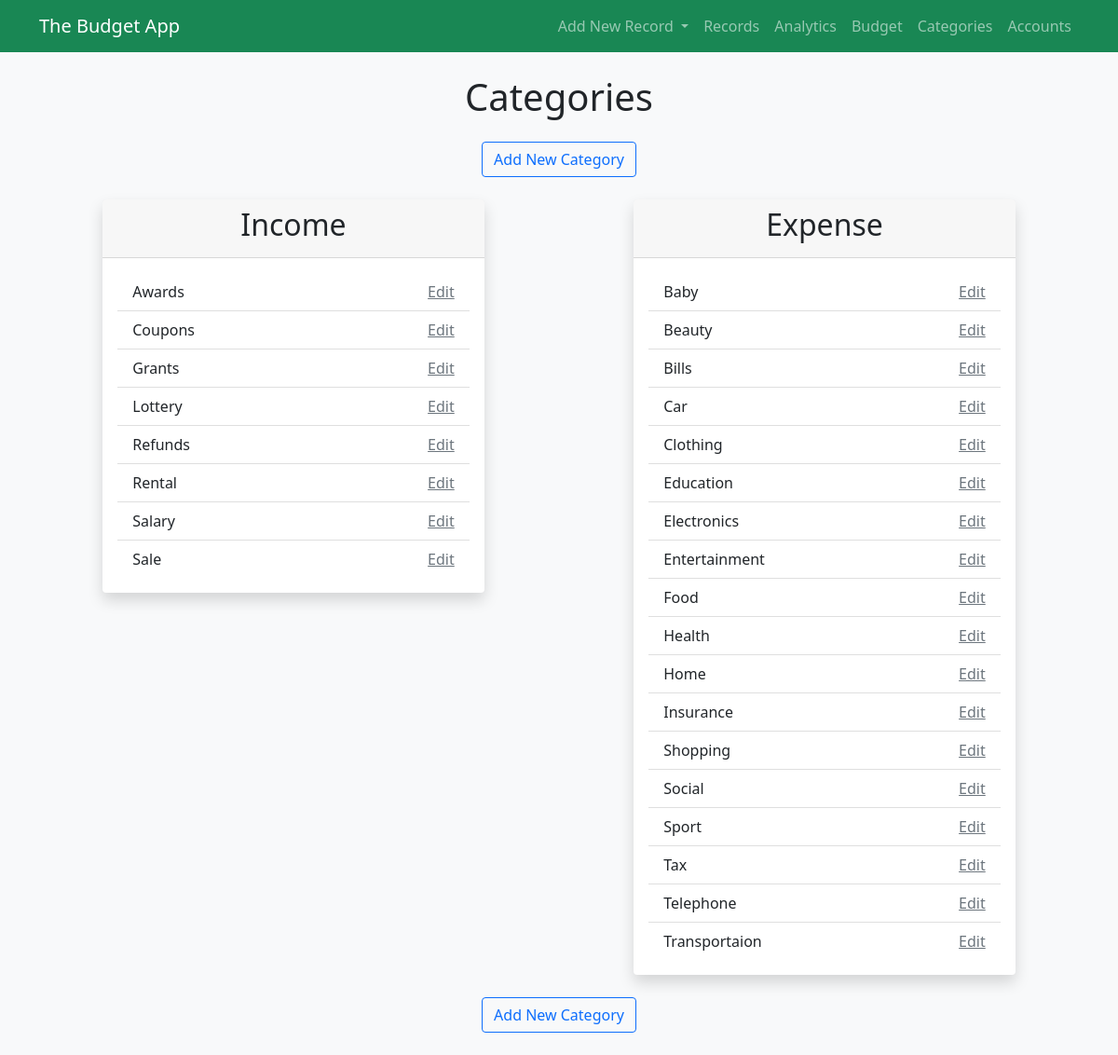
/categories, run on an earlier commit of the app's database.
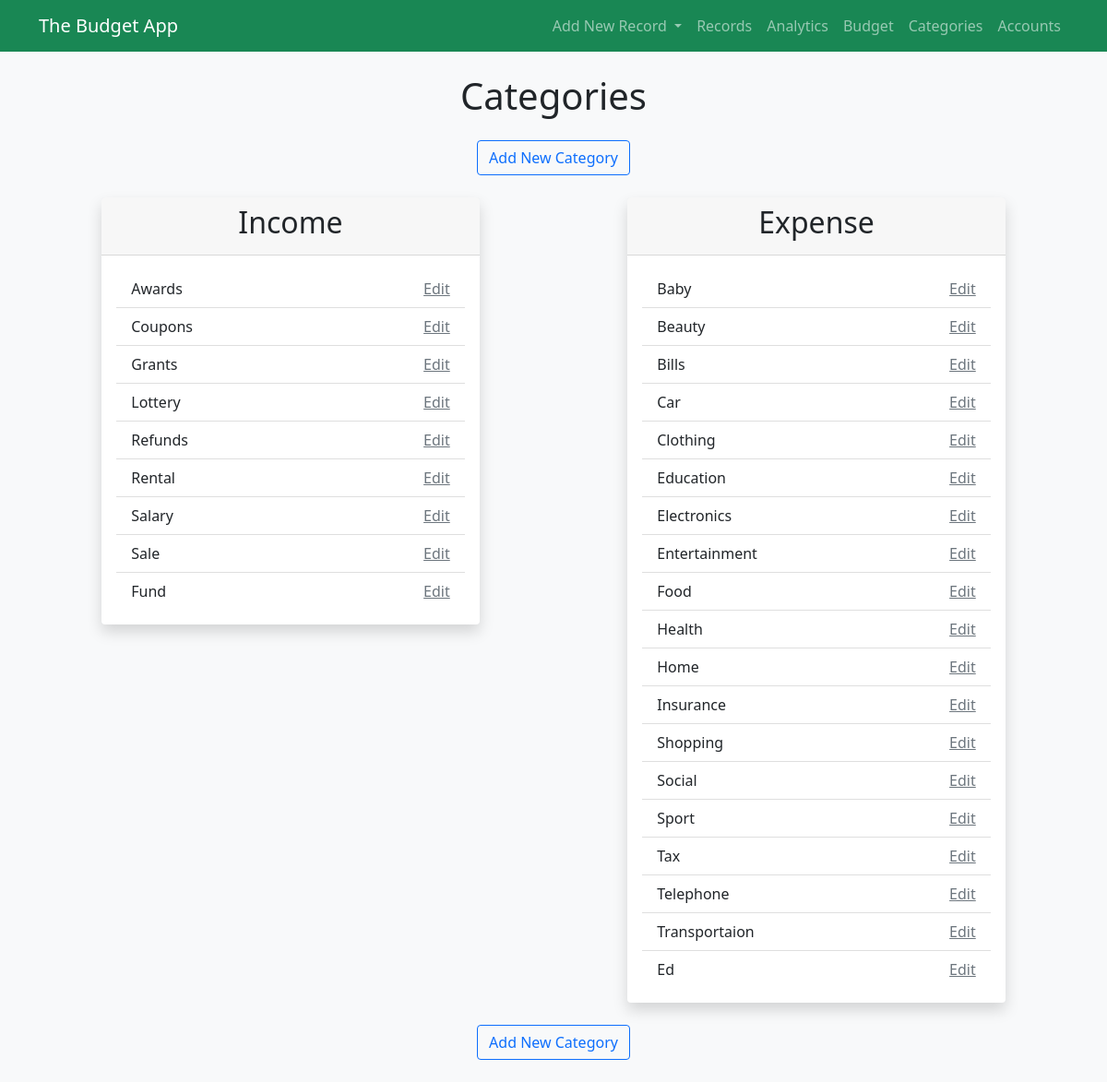
And on a later commit of the database.
### the_budget_app/models.py (models this page shows, shortened)
class Category(models.Model):
    CATEGORY_TYPE = (
        ('income', 'Income'),
        ('expense', 'Expense'),
        ('transfer','Transfer')
    )
    category_type = models.CharField(max_length=8, choices=CATEGORY_TYPE)
    category_name = models.CharField(max_length=200)
    editable = models.BooleanField(default=True)
    class Meta:
        db_table = 'category'
        verbose_name_plural = 'categories'
    def expenses():
        return Category.objects.filter(category_type='expense')
    def incomes():
        return Category.objects.filter(category_type='income', editable=True)

### the_budget_app/views/category_view.py (the view)
# urls.py: path('', index.index, name='index'),
def index(request):
    expenses = Category.expenses()
    incomes = Category.incomes()
    context = {
        'expenses': expenses,
        'incomes': incomes,
    }
    return render(request, CATEGORY_INDEX, context)

### the_budget_app/templates/the_budget_app/category/index.html
{% extends '../base.html' %}
{% block content %}
<div class="container-lg mt-4 mb-4">
    <h1 class="text-center mb-4">Categories</h1>
    <div class="d-flex justify-content-center mt-4 mb-4">
        <a href="{% url 'the_budget:add_category' %}" class="btn btn-outline-primary">Add New Category</a>
    </div>
    <div class="row">
        <div class="col-md-6 mb-4">
            <div class="card shadow border-0 w-75 m-auto">
                <div class="card-header">
                    <h2 class="card-title text-center">Income</h2>
                </div>
                <div class="card-body">
                    <ul class="list-group list-group-flush">
                        {% for income in incomes %}
                        <li class="list-group-item">
                            {{ income.category_name }}
                            <span class="float-end">
                                <a href="{% url 'the_budget:edit_category' income.pk %}" class="link-secondary">
                                    Edit
                                </a>
                            </span>
                        </li>
                        {% endfor %}
                    </ul>
                </div>
            </div>
        </div>
        <div class="col-md-6 mb-4">
            <div class="card shadow border-0 w-75 m-auto">
                <div class="card-header">
                    <h2 class="card-title text-center">Expense</h2>
                </div>
                <div class="card-body">
                    <ul class="list-group list-group-flush">
                        {% for expense in expenses %}
                        <li class="list-group-item">
                            {{ expense.category_name }}
                            <span class="float-end">
                                <a href="{% url 'the_budget:edit_category' expense.pk %}" class="link-secondary">
                                    Edit
                                </a>
                            </span>
                        </li>
                        {% endfor %}
                    </ul>
                </div>
            </div>
        </div>
    </div>
    <div class="d-flex justify-content-center">
        <a href="{% url 'the_budget:add_category' %}" class="btn btn-outline-primary">Add New Category</a>
    </div>
</div>
{% endblock content %}

What changed in the data, as far as the page shows it:
added Category: category_name "Fund", shown under "Income"
added Category: category_name "Ed", shown under "Expense"
